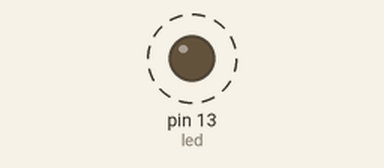
The sketch below on a simulated Arduino Uno, built with avr-gcc and run on an emulated ATmega328P. On the bench: output pins drawn as LEDs (lit = HIGH). Dashed ring = blinking.

Above: at 0.3 s.
Timing chart, 0 to 5.9 s (numbered marks = the images above):
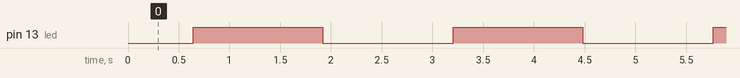

The sketch:

led_fade_fail.ino
```cpp
// tried to make the led fade but it just blinks

int led = 13;

void setup() {
  pinMode(led, OUTPUT);
}

void loop() {
  for(int i = 0; i < 255; i++) {
    analogWrite(led, i);
    delay(5);
  }
  for(int i = 255; i >= 0; i--) {
    analogWrite(led, i);
    delay(5);
  }
} 
```

Measured:
- by itself, pin 13 (led): alternates HIGH for 1.3 s and LOW for 1.3 s
